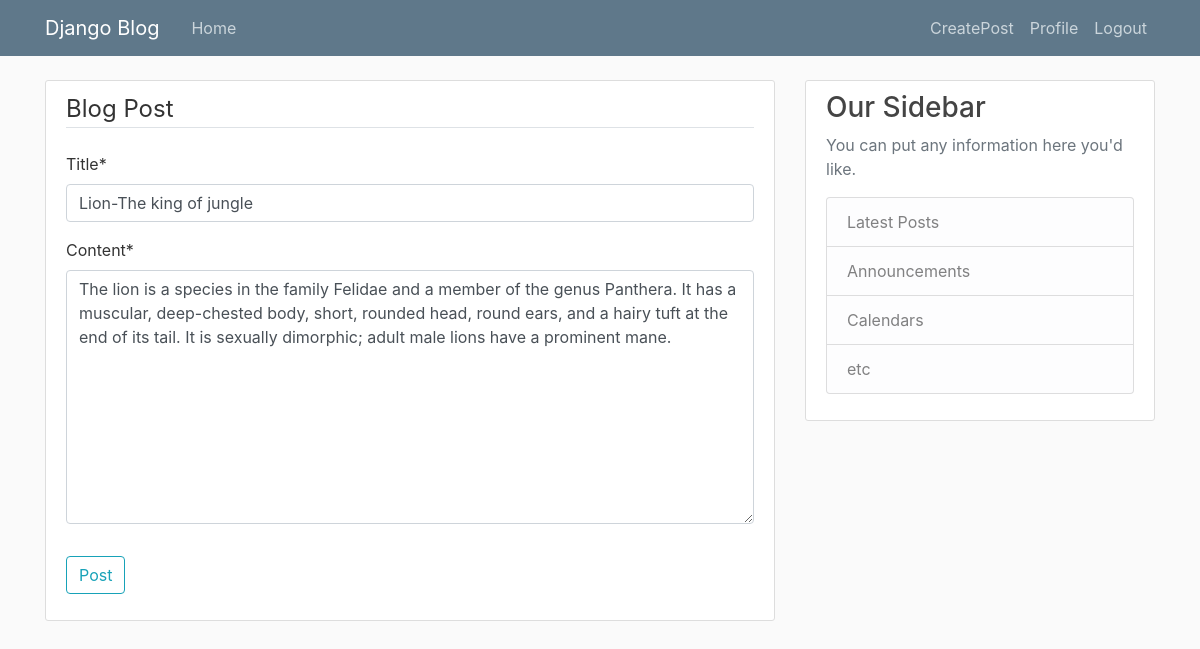
The page /post-update/5/ (signed in) on the database its author committed.
### blog/models.py (models this page shows, shortened)
class Post(models.Model):
    title=models.CharField(max_length=100)
    content=models.TextField()
    author=models.ForeignKey(User,on_delete=models.CASCADE)
    date=models.DateTimeField(default=timezone.now)

### blog/views.py (the view, shortened to what this page needs)
# urls.py: path('post-update/<int:pk>/',PostUpdateView.as_view(),name="post-update"),
class PostUpdateView(LoginRequiredMixin, UserPassesTestMixin, UpdateView):
    model = Post
    fields = ['title', 'content', ]
    template_name = 'post_create.html'
    def test_func(self):
        post = self.get_object()
        if self.request.user == post.author:
            return True
        else:
            return False

### blog/templates/post_create.html (shortened to what this page needs)
{% extends "base.html" %}
{% load crispy_forms_tags %}
{% block content %}
    <div class="content-section">
        <form method="POST">
            <fieldset class="form-group">
                <legend class="border-bottom mb-4">Blog Post</legend>
                {{ form|crispy }}
            </fieldset>
            <div class="form-group">
                <button class="btn btn-outline-info" type="submit">Post</button>
            </div>
        </form>
    </div>
{% endblock content %}

### blog/static/main.css (style rules this page uses)
body { background: #fafafa; color: #333333; margin-top: 5rem; }
.content-section { background: #ffffff; padding: 10px 20px; border: 1px solid #dddddd; border-radius: 3px; margin-bottom: 20px; }

### rows shown on the page
Post: title "Lion-The king of jungle", content "The lion is a species in the family Felidae and a member of the genus Panthera. It has a muscular, deep-chested body, short, rounded head, round ears, and a hairy tuft at the end of its tail. It is sexually dimorphic; adult male lions have a prominent mane."
